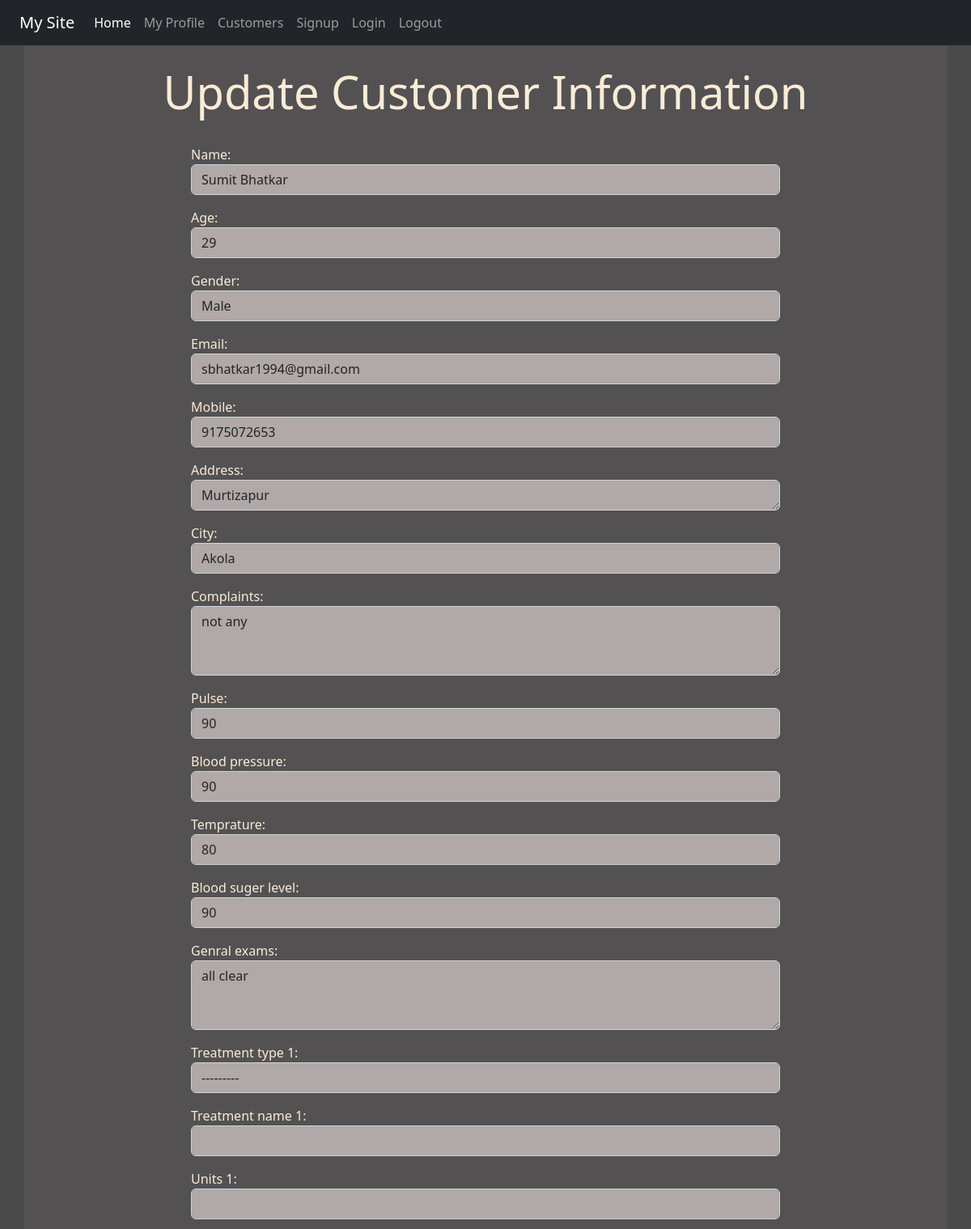
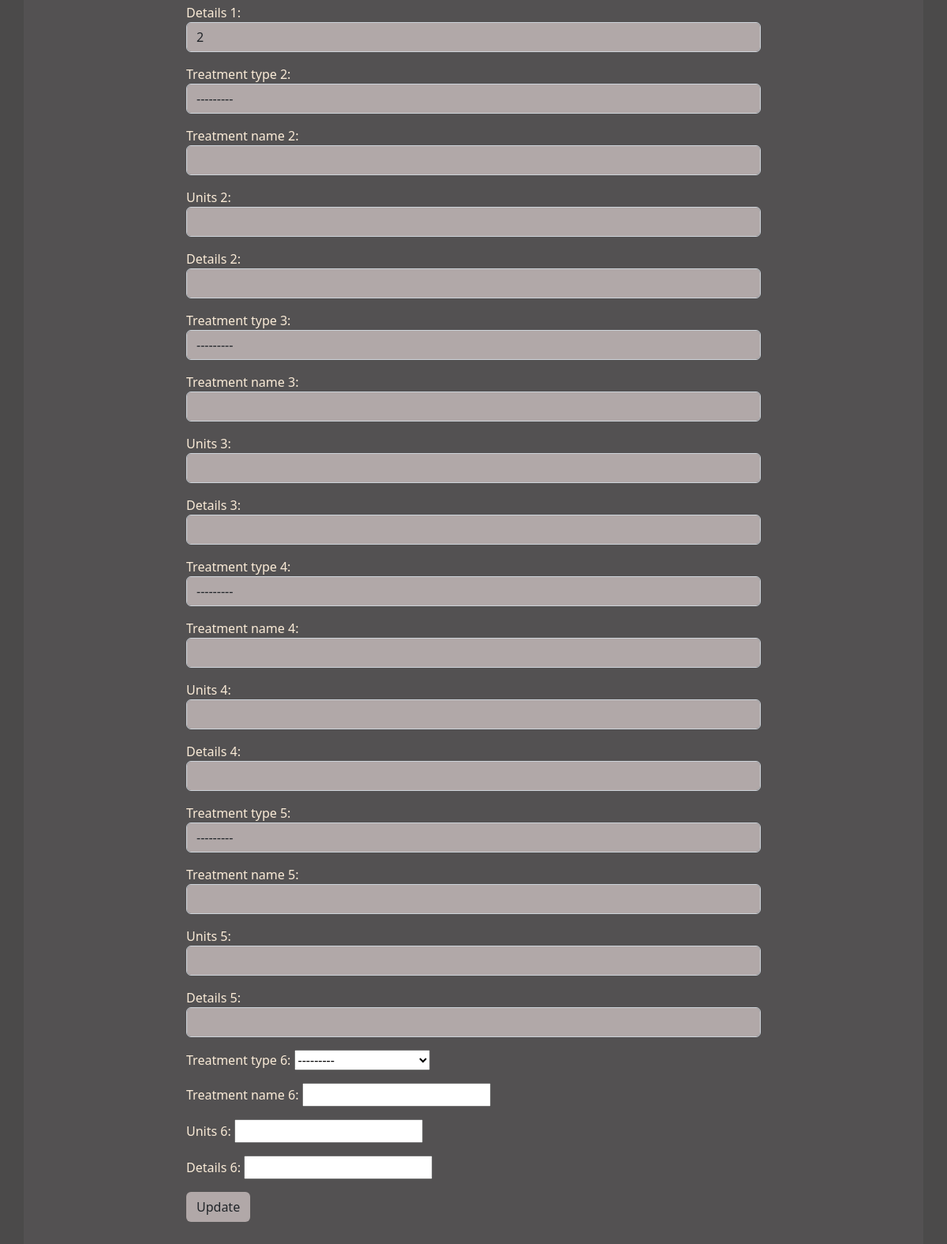
The app's page /viewdata/2 (signed in) with its own data (2 pictures, top to bottom).
### reg/models.py (models this page shows, shortened)
class Customer(models.Model):
    Treatment_Choices = (
        ('Injection','Injection'),('Medicines/Capsules','Medicines/Capsules'),('Syrup' , 'Syrup'),('Tube','Tube')
        )
    GENDER_CHOICES = (
        ('M', 'Male'),
        ('F', 'Female'),
        ('T', 'Transgender')
    )
    name = models.CharField(max_length=25,null=True)
    age = models.IntegerField(null=True)
    gender = models.CharField(max_length=1, choices=GENDER_CHOICES,null=True)
    email = models.EmailField(max_length=25,null=True)
    mobile = models.IntegerField(null=True)
    address = models.CharField(max_length=100,null=True)
    city = models.CharField(max_length=10,null=True)
    complaints = models.CharField(max_length=100,null=True)
    pulse = models.CharField(max_length=10,null=True)
    blood_pressure = models.CharField(max_length=10,null=True)
    temprature = models.CharField(max_length=10,null=True)
    blood_suger_level = models.CharField(max_length=10,null=True)
    genral_exams = models.CharField(max_length=100)
    treatment_type_1 = models.CharField(max_length=100, choices=Treatment_Choices,null=True)
    treatment_name_1 = models.CharField(max_length=100,null=True)
    units_1 = models.IntegerField(null=True)
    details_1 = models.CharField(max_length=90)
    treatment_type_2 = models.CharField(max_length=100, choices=Treatment_Choices,null=True)
    treatment_name_2 = models.CharField(max_length=100,null=True)
    units_2 = models.IntegerField(null=True)
    details_2 = models.CharField(max_length=90,null=True)
    treatment_type_3 = models.CharField(max_length=100, choices=Treatment_Choices,null=True)
    treatment_name_3 = models.CharField(max_length=100,null=True)
    units_3 = models.IntegerField(null=True)
    details_3 = models.CharField(max_length=90,null=True)
    treatment_type_4 = models.CharField(max_length=100, choices=Treatment_Choices,null=True)
    treatment_name_4 = models.CharField(max_length=100,null=True)
    units_4 = models.IntegerField(null=True)
    details_4 = models.CharField(max_length=90,null=True)
    treatment_type_5 = models.CharField(max_length=100, choices=Treatment_Choices,null=True)
    treatment_name_5 = models.CharField(max_length=100,null=True)
    units_5 = models.IntegerField(null=True)
    details_5 = models.CharField(max_length=90,null=True)
    treatment_type_6 = models.CharField(max_length=100, choices=Treatment_Choices,null=True)
    treatment_name_6 = models.CharField(max_length=100,null=True)
    units_6 = models.IntegerField(null=True)
    details_6 = models.CharField(max_length=90,null=True)
    class Meta:
        ordering = ['name']

### reg/views.py (the view)
# urls.py: path('viewdata/<int:id>', views.View_data, name='viewdata'),
def View_data(request,id):
    if request.user.is_authenticated:
        pi = Customer.objects.get(pk=id)
        fmm = CustomerReg(instance=pi)
        return render(request, 'reg/updatecustomer.html',{'formm':fmm, 'id':id})
    else:
        return HttpResponseRedirect('/login/')

### reg/templates/reg/updatecustomer.html (shortened to what this page needs)
{% extends 'reg/base.html' %}
{% block content %}
<div class="jumbotron jumbotron-fluid jumbo-color">
    <div class="container">
        <br>
        <h1 class="text-center display-4 font-weight-bold">Update Customer Information </h1>
        <br>
        <div class="col-sm-8 offset-2">
            <form action="{% url 'updatedata' id %}" method="POST">
                {{formm.as_p}}
                <input type="submit" class="btn btnnn" value="Update">
            </form>
            <br>
            <br>
        </div>
    </div>
</div>
    {% endblock content %}

### reg/static/reg/css/style.css (style rules this page uses)
body { background-color:rgb(75,74,74); color: antiquewhite; }
.jumbo-color { background-color:rgb(83,81,82); }
.form-control { background-color: rgb(177, 168, 168); }
.btnnn { background-color: rgb(177, 168, 168) }

### records on screen
Customer: name "Sumit Bhatkar", age "29", gender "Male", email "sbhatkar1994@gmail.com", mobile "9175072653", address "Murtizapur", city "Akola", complaints "not any", pulse "90", blood_pressure "90", temprature "80", blood_suger_level "90", genral_exams "all clear", treatment_type_1 "---------", details_1 "2", treatment_type_2 "---------", treatment_type_3 "---------", treatment_type_4 "---------", treatment_type_5 "---------", treatment_type_6 "---------"
